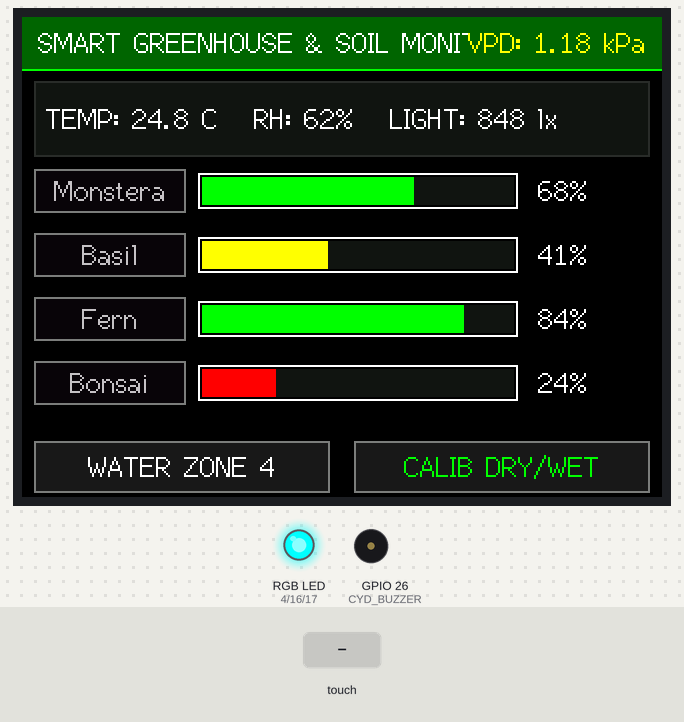
Recording of a sketch running on a simulated ESP32. Shown: 320×240 colour display, an RGB LED mixed from three pins (HIGH = lit), buzzer (waves = sounding). The inputs (shaded band) are chosen by the test bench. Random numbers use the default seed unless the sketch sets one.

Above: at 3.7 s.
3.8 s: touch panel pressed at 13 % / 90 % of its raw x / y range
At 4.2 s:
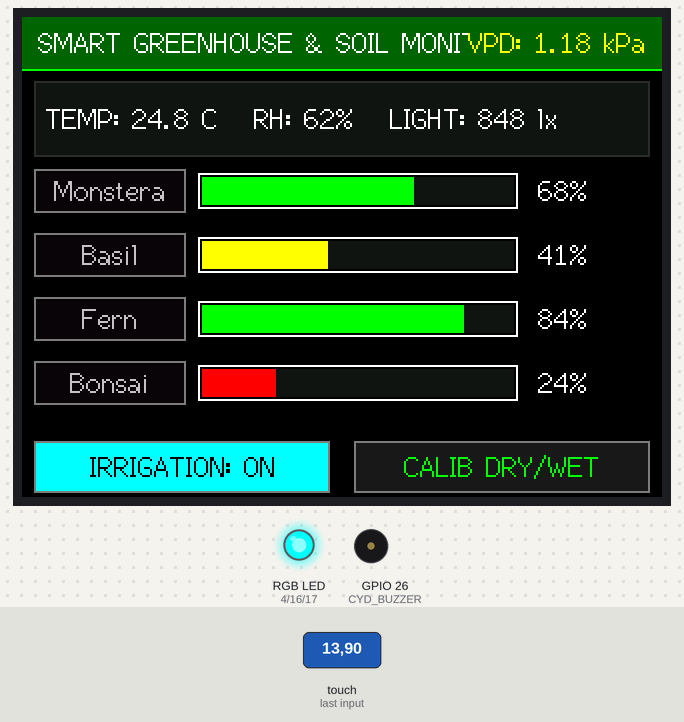
6.8 s: touch panel pressed at 62 % / 90 % of its raw x / y range
At 7.5 s:
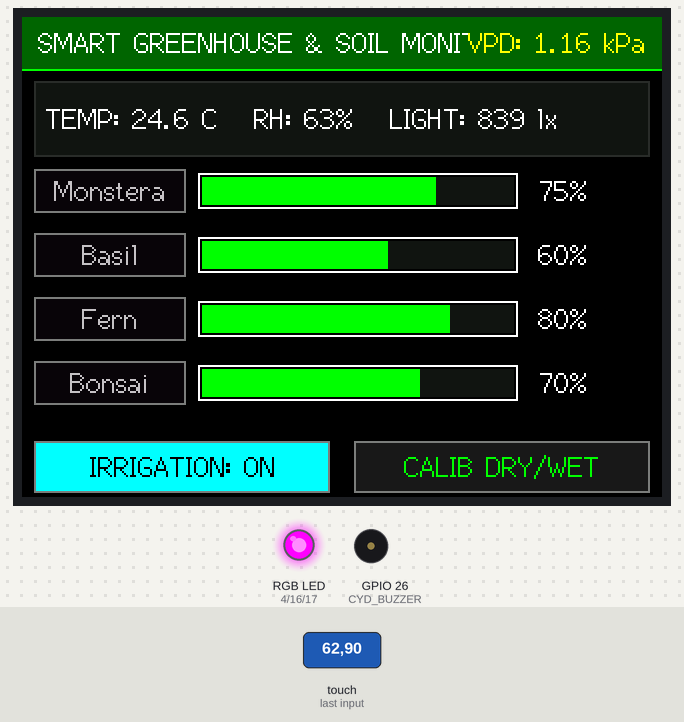
Timing chart, 0 to 13.7 s (numbered marks = the images above; inputs shaded):
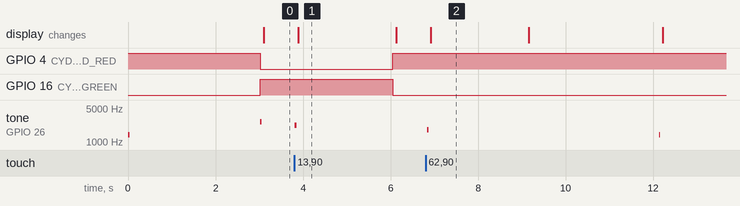

Measured:
- after the input at 3.8 s, GPIO 4 (CYD_LED_RED): LOW → HIGH after 2.3 s; GPIO 16 (CYD_LED_GREEN): HIGH → LOW after 2.3 s
- what the display in image 1 shows lasts 2.2 s, from 3.9 s to 6.1 s

The sketch:

21-plant-soil-microclimate-monitor.ino
```cpp
// (licence header left out)
#include <Arduino.h>
#include <SPI.h>
#include <TFT_eSPI.h>
#include <XPT2046_Touchscreen.h>

// Touch Pins
#define XPT2046_IRQ 36
#define XPT2046_MOSI 32
#define XPT2046_MISO 39
#define XPT2046_CLK 25
#define XPT2046_CS 33

// Onboard Peripherals
#define CYD_LED_RED 4
#define CYD_LED_GREEN 16
#define CYD_LED_BLUE 17
#define CYD_BUZZER 26
#define CYD_LDR 34

SPIClass touchSPI = SPIClass(VSPI);
XPT2046_Touchscreen ts(XPT2046_CS, XPT2046_IRQ);
TFT_eSPI tft = TFT_eSPI();

// 4 Plant Zones Moisture (% 0..100)
int zoneMoisture[4] = { 68, 42, 85, 24 }; // Zone 4 dry!
const char* zoneNames[4] = { "Monstera", "Basil", "Fern", "Bonsai" };

// Microclimate
float temperatureC = 24.8;
float humidityPct = 62.0;
float vpdKpa = 1.15; // Vapor Pressure Deficit (0.8 - 1.2 optimal)
int lightLux = 840;

bool pumpActive = false;
uint32_t pumpStartTime = 0;

void beep(int freq, int durationMs) {
  tone(CYD_BUZZER, freq, durationMs);
}

void setRGB(bool r, bool g, bool b) {
  digitalWrite(CYD_LED_RED, r ? LOW : HIGH);
  digitalWrite(CYD_LED_GREEN, g ? LOW : HIGH);
  digitalWrite(CYD_LED_BLUE, b ? LOW : HIGH);
}

float calculateVPD(float temp, float rh) {
  // Saturation vapor pressure SVP (kPa)
  float svp = 0.61078f * expf((17.27f * temp) / (temp + 237.3f));
  // Actual vapor pressure AVP
  float avp = svp * (rh / 100.0f);
  return svp - avp;
}

void drawHeader() {
  tft.fillRect(0, 0, 320, 26, 0x0320); // Forest green
  tft.drawFastHLine(0, 26, 320, TFT_GREEN);

  tft.setTextColor(TFT_WHITE, 0x0320);
  tft.setTextDatum(ML_DATUM);
  tft.drawString("SMART GREENHOUSE & SOIL MONITOR", 8, 13, 2);

  tft.setTextDatum(MR_DATUM);
  tft.setTextColor(TFT_YELLOW, 0x0320);
  char buf[32];
  snprintf(buf, sizeof(buf), "VPD: %.2f kPa", vpdKpa);
  tft.drawString(buf, 312, 13, 2);
}

void drawMicroclimateCard() {
  // Top Environment Bar
  tft.fillRect(6, 32, 308, 38, 0x10A2);
  tft.drawRect(6, 32, 308, 38, 0x2965);

  tft.setTextColor(TFT_WHITE, 0x10A2);
  tft.setTextDatum(ML_DATUM);
  char buf[64];
  snprintf(buf, sizeof(buf), "TEMP: %.1f C   RH: %.0f%%   LIGHT: %d lx", temperatureC, humidityPct, lightLux);
  tft.drawString(buf, 12, 51, 2);
}

void drawZonesMoisture() {
  // 4 Zone Soil Bars
  int barStartX = 88;
  int barW = 160;
  int barH = 18;

  for (int i = 0; i < 4; i++) {
    int y = 78 + i * 32;

    // Zone Name
    tft.fillRect(6, y - 2, 76, 22, 0x0821);
    tft.drawRect(6, y - 2, 76, 22, TFT_DARKGREY);
    tft.setTextColor(TFT_SILVER, 0x0821);
    tft.setTextDatum(MC_DATUM);
    tft.drawString(zoneNames[i], 44, y + 9, 2);

    // Bar frame
    tft.drawRect(barStartX, y, barW, barH, TFT_WHITE);
    int m = zoneMoisture[i];
    int fillW = (m * (barW - 4)) / 100;

    uint16_t mCol = (m < 30) ? TFT_RED : (m < 50) ? TFT_YELLOW : TFT_GREEN;
    tft.fillRect(barStartX + 2, y + 2, fillW, barH - 4, mCol);
    tft.fillRect(barStartX + 2 + fillW, y + 2, (barW - 4) - fillW, barH - 4, 0x10A2);

    // Percentage text
    char pbuf[16];
    snprintf(pbuf, sizeof(pbuf), "%d%%", m);
    tft.setTextColor(TFT_WHITE, TFT_BLACK);
    tft.setTextDatum(ML_DATUM);
    tft.drawString(pbuf, barStartX + barW + 10, y + 9, 2);
  }
}

void drawBottomBar() {
  tft.fillRect(6, 212, 148, 26, pumpActive ? TFT_CYAN : 0x18C3);
  tft.drawRect(6, 212, 148, 26, TFT_DARKGREY);
  tft.setTextColor(pumpActive ? TFT_BLACK : TFT_WHITE, pumpActive ? TFT_CYAN : 0x18C3);
  tft.setTextDatum(MC_DATUM);
  tft.drawString(pumpActive ? "IRRIGATION: ON" : "WATER ZONE 4", 80, 225, 2);

  tft.fillRect(166, 212, 148, 26, 0x18C3);
  tft.drawRect(166, 212, 148, 26, TFT_DARKGREY);
  tft.setTextColor(TFT_GREEN, 0x18C3);
  tft.drawString("CALIB DRY/WET", 240, 225, 2);
}

void renderAll() {
  drawHeader();
  drawMicroclimateCard();
  drawZonesMoisture();
  drawBottomBar();
}

void simulatePlantEcosystem() {
  static uint32_t lastTick = 0;
  if (millis() - lastTick > 3000) {
    lastTick = millis();

    // Ambient jitter
    temperatureC += ((rand() % 5) - 2) * 0.1f;
    humidityPct = constrain(humidityPct + ((rand() % 5) - 2) * 0.2f, 30.0f, 95.0f);
    lightLux = constrain(lightLux + (rand() % 41 - 20), 100, 2500);
    vpdKpa = calculateVPD(temperatureC, humidityPct);

    // Natural soil drying
    for (int i = 0; i < 4; i++) {
      if (rand() % 3 == 0) {
        zoneMoisture[i] = max(10, zoneMoisture[i] - 1);
      }
    }

    // Pump action
    if (pumpActive) {
      zoneMoisture[3] = min(90, zoneMoisture[3] + 12);
      if (millis() - pumpStartTime > 6000) {
        pumpActive = false;
        beep(1400, 30);
      }
    }

    // Alert LED if any zone is critically dry (<25%)
    if (zoneMoisture[3] < 25) {
      setRGB(true, false, false); // Red dry alert
      beep(2600, 30);
    } else {
      setRGB(false, true, false); // Green healthy
    }

    renderAll();
  }
}

void setup() {
  Serial.begin(115200);

  pinMode(CYD_LED_RED, OUTPUT);
  pinMode(CYD_LED_GREEN, OUTPUT);
  pinMode(CYD_LED_BLUE, OUTPUT);
  setRGB(false, true, false);

  pinMode(CYD_BUZZER, OUTPUT);
  beep(1400, 40);

  touchSPI.begin(XPT2046_CLK, XPT2046_MISO, XPT2046_MOSI, XPT2046_CS);
  ts.begin(touchSPI);
  ts.setRotation(1);

  tft.init();
  tft.setRotation(1);
  tft.fillScreen(TFT_BLACK);

  renderAll();
}

void loop() {
  simulatePlantEcosystem();

  if (ts.touched()) {
    TS_Point p = ts.getPoint();
    int touchX = map(p.x, 200, 3700, 0, 320);
    int touchY = map(p.y, 240, 3800, 0, 240);

    if (touchY > 210) {
      if (touchX < 160) {
        pumpActive = true;
        pumpStartTime = millis();
        beep(2200, 40);
      } else {
        zoneMoisture[0] = 75;
        zoneMoisture[1] = 60;
        zoneMoisture[2] = 80;
        zoneMoisture[3] = 70;
        beep(1800, 30);
      }
      renderAll();
      delay(250);
    }
  }

  delay(50);
}
```
